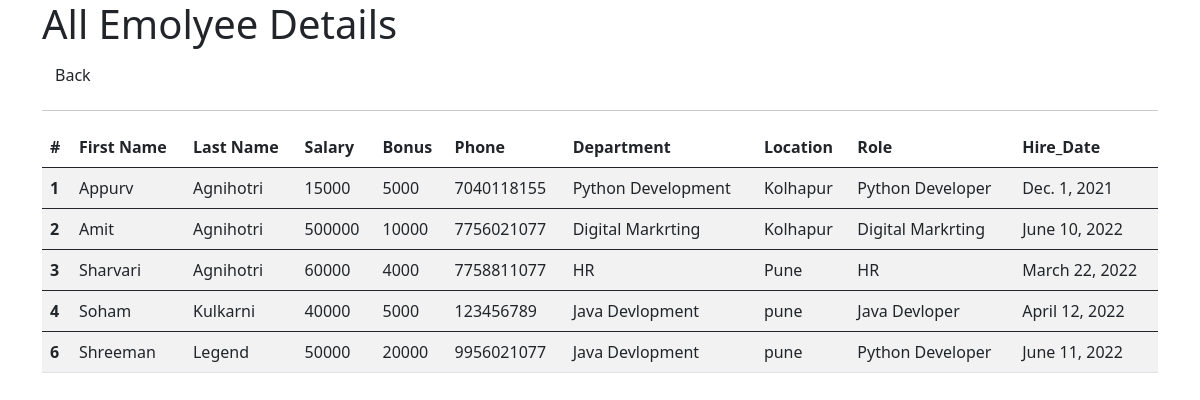
The app's page /all_emp with its own data.
### emp_app/models.py (models this page shows, shortened)
class Employee(models.Model):
    first_name = models.CharField(max_length=300)
    last_name = models.CharField(max_length=300)
    dept = models.ForeignKey(Department, on_delete=models.CASCADE)
    salary = models.IntegerField(default=0)
    bonus = models.IntegerField(default=0)
    role = models.ForeignKey(Role, on_delete=models.CASCADE)
    phone = models.IntegerField(default=0)
    hire_date = models.DateField()
    def __str__(self):
        return f"{self.first_name} {self.last_name} {self.phone}"

class Department(models.Model):
    name = models.CharField(max_length=300, null=False)
    location = models.CharField(max_length=300)

class Role(models.Model):
    name = models.CharField(max_length=300, null=False)

### emp_app/views.py (the view)
# urls.py: path('all_emp', views.all_emp, name='all_emp'),
def all_emp(request):
    emp = Employee.objects.all()
    context = {
        "emps":emp
    }
    print(context)
    return render(request, 'view_all_emp.html', context)

### emp_app/templates/view_all_emp.html (shortened to what this page needs)
<!DOCTYPE html>
<html lang="en">
<head>
    <link href="https://cdn.jsdelivr.net/npm/bootstrap@5.0.2/dist/css/bootstrap.min.css" rel="stylesheet">
</head>
<body>
    <div class="container">
        <h1>All Emolyee Details</h1>
        <button onclick="history.back()" class="btn">Back</button><br>
        <hr>
        <table class="table table-striped">
            <thead>
              <tr>
                <th scope="col">#</th>
                <th scope="col">First Name</th>
                <th scope="col">Last Name</th>
                <th scope="col">Salary</th>
                <th scope="col">Bonus</th>
                <th scope="col">Phone</th>
                <th scope="col">Department</th>
                <th scope="col">Location</th>
                <th scope="col">Role</th>
                <th scope="col">Hire_Date</th>
              </tr>
            </thead>
                {% for emp in emps %}
            <tbody>
              <tr>
                <th scope="row">{{emp.id}}</th>
                <td>{{emp.first_name}}</td>
                <td>{{emp.last_name}}</td>
                <td>{{emp.salary}}</td>
                <td>{{emp.bonus}}</td>
                <td>{{emp.phone}}</td>
                <td>{{emp.dept.name}}</td>
                <td>{{emp.dept.location}}</td>
                <td>{{emp.role.name}}</td>
                <td>{{emp.hire_date}}</td>
              </tr>
            </tbody>
            {% endfor %}
          </table>
    </div>
  </body>
</html>

### records on screen
Employee: id "1", first_name "Appurv", last_name "Agnihotri", salary "15000", bonus "5000", phone "7040118155", dept.name "Python Development", dept.location "Kolhapur", role.name "Python Developer", hire_date "Dec. 1, 2021"
Employee: id "2", first_name "Amit", last_name "Agnihotri", salary "500000", bonus "10000", phone "7756021077", dept.name "Digital Markrting", dept.location "Kolhapur", role.name "Digital Markrting", hire_date "June 10, 2022"
Employee: id "3", first_name "Sharvari", last_name "Agnihotri", salary "60000", bonus "4000", phone "7758811077", dept.name "HR", dept.location "Pune", role.name "HR", hire_date "March 22, 2022"
Employee: id "4", first_name "Soham", last_name "Kulkarni", salary "40000", bonus "5000", phone "123456789", dept.name "Java Devlopment", dept.location "pune", role.name "Java Devloper", hire_date "April 12, 2022"
Employee: id "6", first_name "Shreeman", last_name "Legend", salary "50000", bonus "20000", phone "9956021077", dept.name "Java Devlopment", dept.location "pune", role.name "Python Developer", hire_date "June 11, 2022"
